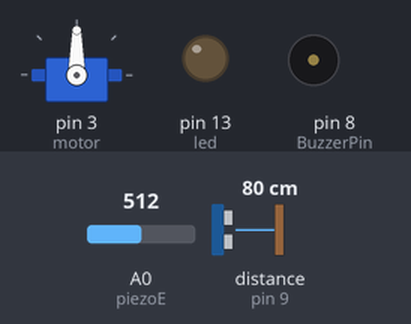
Bench run of a sketch on a simulated Arduino Uno, built with avr-gcc and run on an emulated ATmega328P. On the bench: servo, output pins drawn as LEDs (lit = HIGH), buzzer (waves = sounding, pin HIGH). Wiring (inferred from the names in the program): ultrasonic range finder: trigger pin 10; echo pin 9. The test bench sets the inputs (shaded band); at power-on: distance to the obstacle (sensor on pin 9) 80 cm, A0 (piezoE) = 512. The echo pulse lasts 58.3 µs per cm; pins used as bus, display or sensor lines are not drawn; what the sketch prints to the serial monitor is not drawn.

Above: at 1.2 s.
1.3 s: distance to the obstacle (sensor on pin 9) set to 2 cm
At 2.5 s:
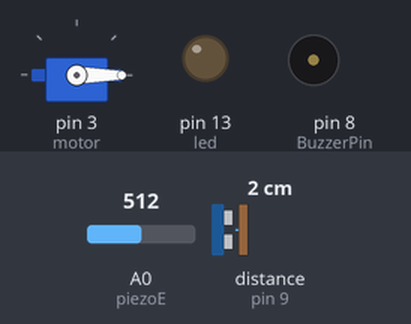
2.8 s: A0 (piezoE) set to 1010
4.3 s: distance to the obstacle (sensor on pin 9) set to 9 cm
At 5.1 s:
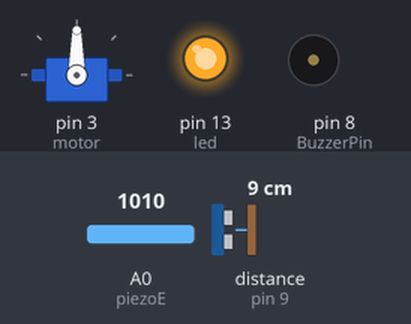
5.8 s: distance to the obstacle (sensor on pin 9) set to 4 cm
At 6.6 s:
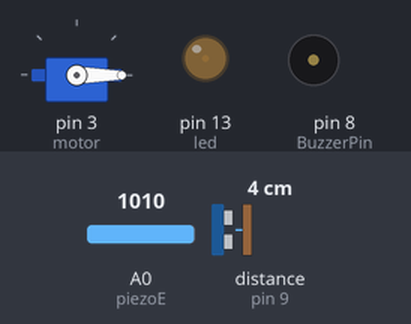
7.3 s: distance to the obstacle (sensor on pin 9) set to 18 cm
At 8.5 s:
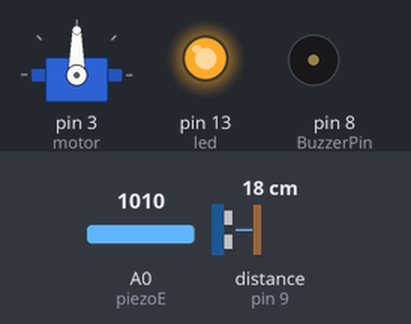
8.8 s: distance to the obstacle (sensor on pin 9) set to 3 cm
At 10.2 s:
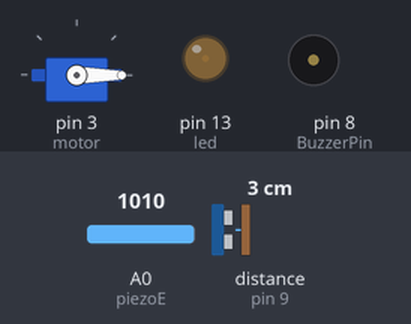
Timing chart, 0 to 11.3 s (numbered marks = the images above; inputs shaded):
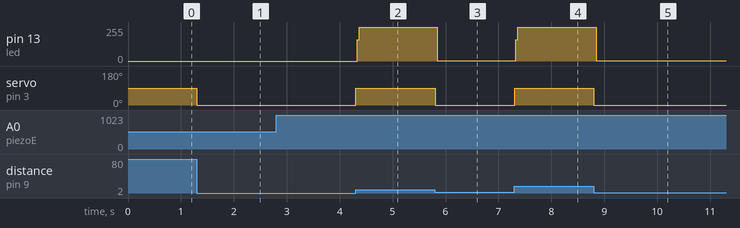

The sketch:

garaje.ino
```cpp
#include <Servo.h>
Servo motor;
int piezoE=0;
int piezoEValue;
int led = 13;
int BuzzerPin = 8;
int duration = 200;
int trig = 10;
int eco = 9;
int duracion;
int distancia;


int Mi_note = 330;

void setup() {
  Serial.begin(9600);
  motor.attach(3);
  pinMode(piezoE,INPUT);
  pinMode(led, OUTPUT);
  pinMode(BuzzerPin,OUTPUT);
  pinMode(trig, OUTPUT);
  pinMode(eco, INPUT);

}

void loop() {
  piezoEValue = analogRead(piezoE);
  digitalWrite(trig, HIGH);
  delay(1);
  digitalWrite(trig, LOW);
  duracion = pulseIn(eco, HIGH);
  distancia = duracion/58.2; //Valor especificado por el fabricante del sesnor

  if(piezoEValue > 1000){
      motor.write(90);
      digitalWrite(led, HIGH);

  }
  if(distancia <= 6 ){
      motor.write(0);
      digitalWrite(led, LOW);

  }
  if(distancia > 6 && distancia < 8 ){
      tone(BuzzerPin,Mi_note,duration);
  }
  Serial.println(distancia);

}
```

Measured:
- after the input at 1.3 s, servo on pin 3 (motor): 90° → 0° at once
- after the input at 4.3 s, pin 13 (led): 0/255 → 255/255 at once; servo on pin 3 (motor): 0° → 90° at once
- after the input at 5.8 s, pin 13 (led): 255/255 → 1/255 after 0.05 s; servo on pin 3 (motor): 90° → 0° at once
- after the input at 7.3 s, pin 13 (led): 1/255 → 255/255 at once; servo on pin 3 (motor): 0° → 90° at once
- after the input at 8.8 s, pin 13 (led): 255/255 → 1/255 after 0.05 s; servo on pin 3 (motor): 90° → 0° at once
